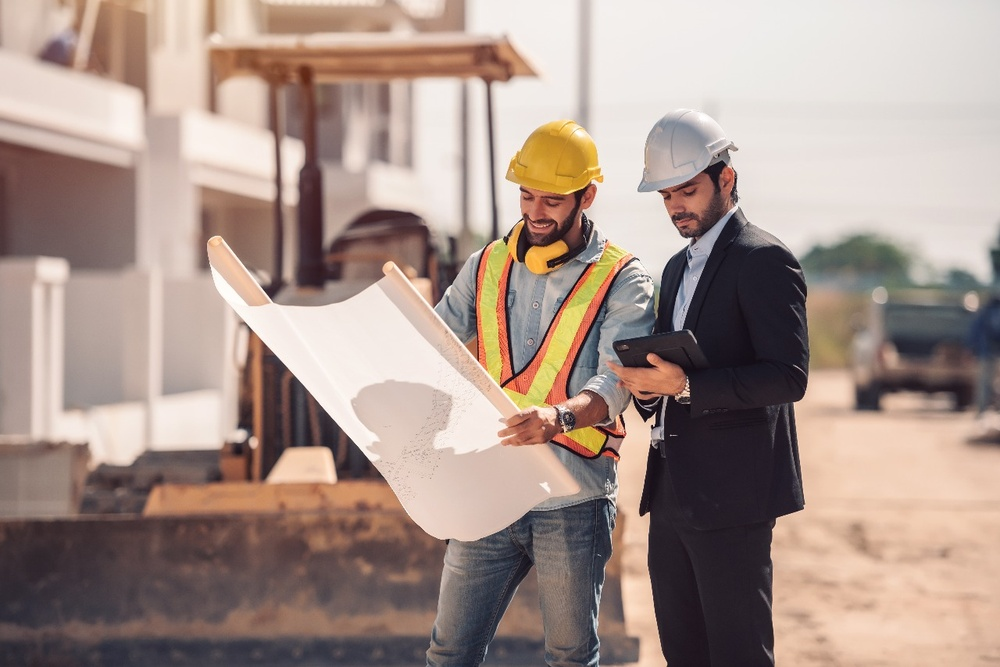
#> input picture backend/dummyData/WhatsApp Image 2025-11-13 at 22.59.45_5fa936a2.jpg, 1000 x 667 px, shrunk from 1280 x 854 before the run
$ python -i enhancment.py   (imports and definitions only)
#> lines starting #> are read from the running program, lines starting #| are printed output that depends on the picture
#> further down, picture is the input picture: shape (667, 1000, 3); mean B, G, R 139.1, 147.7, 167.2
# utils/enhancement.py
import cv2
import numpy as np

def apply_clahe(image, clipLimit=3.0, tileGridSize=(8,8)):
#> called with clipLimit = 3, tileGridSize = (8, 8)
    if image is None: return None
    if len(image.shape) == 2:
        image = cv2.cvtColor(image, cv2.COLOR_GRAY2BGR)
    lab = cv2.cvtColor(image, cv2.COLOR_BGR2LAB)
#> lab: shape (667, 1000, 3); mean of channels 0, 1, 2 157, 134.4, 135.1
    l, a, b = cv2.split(lab)
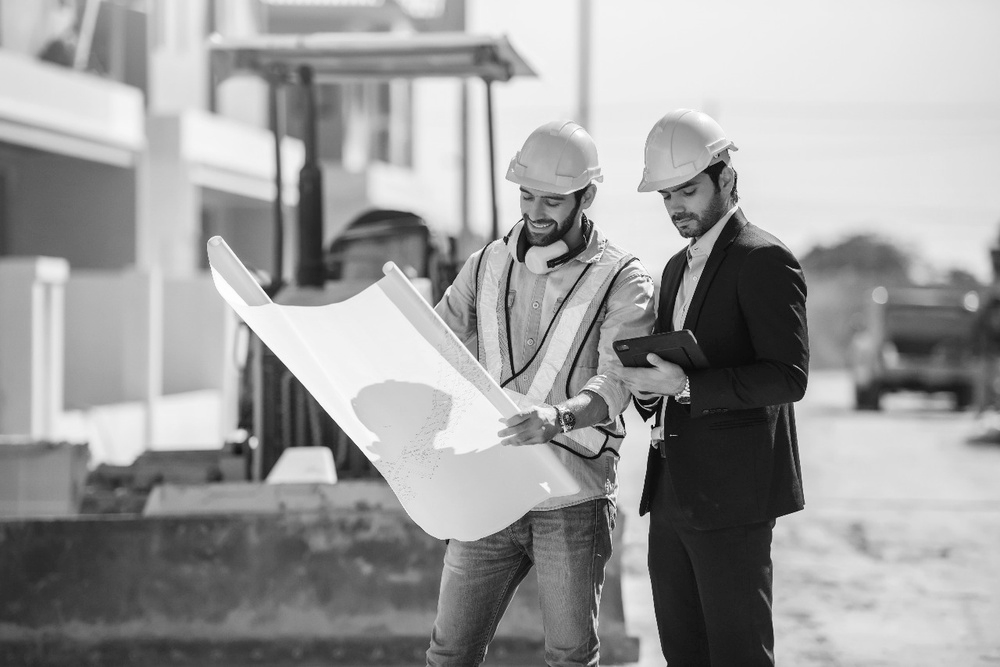
#> l: shape (667, 1000); min 1, max 255, mean 157
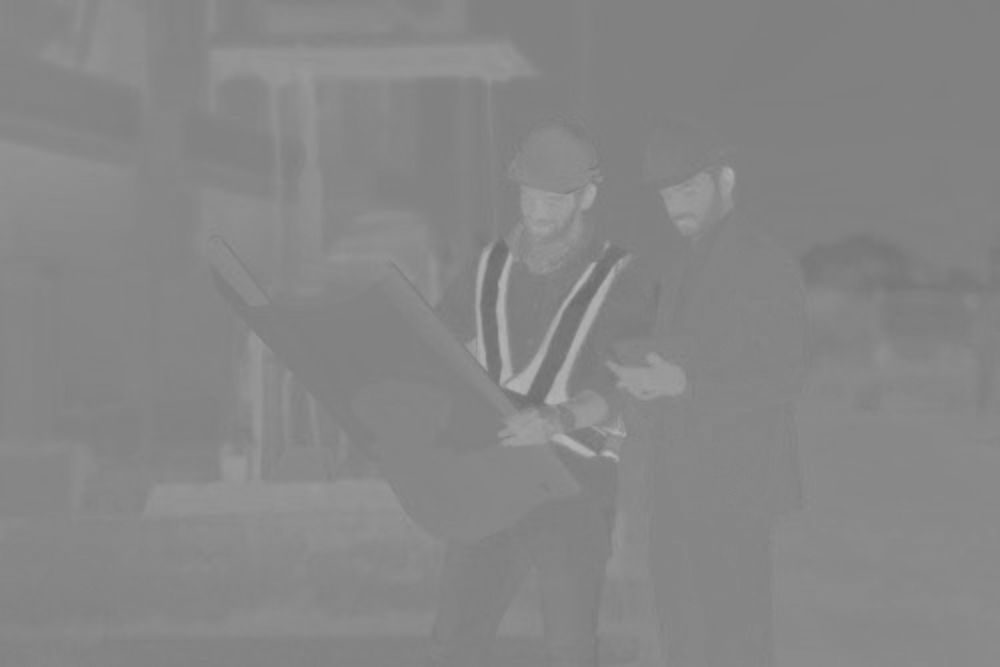
#> a: shape (667, 1000); min 109, max 182, mean 134.4
    clahe = cv2.createCLAHE(clipLimit=clipLimit, tileGridSize=tileGridSize)
    cl = clahe.apply(l)
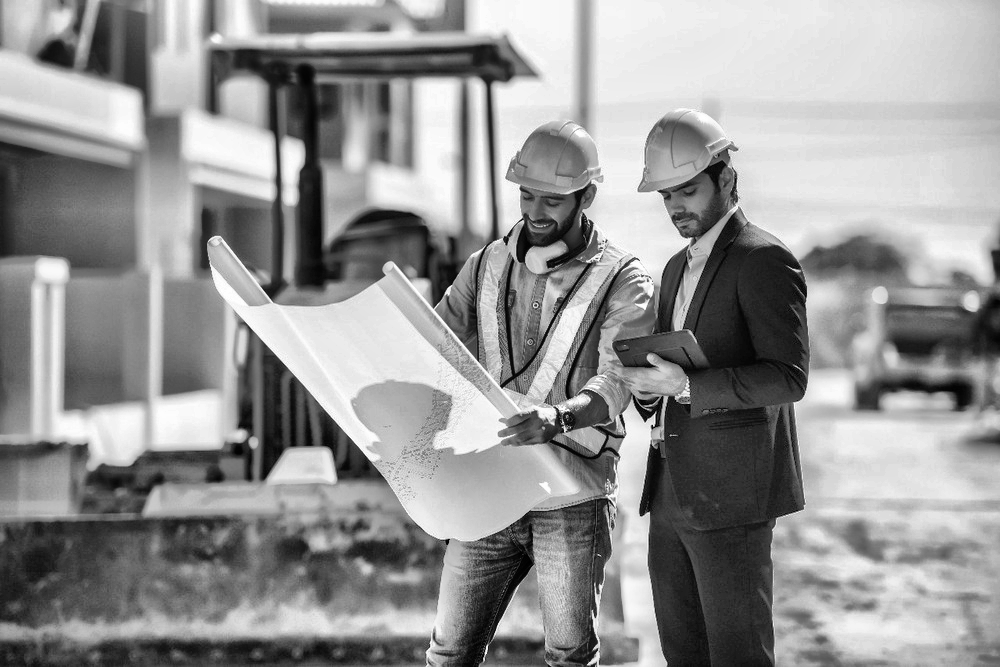
#> cl: shape (667, 1000); min 0, max 255, mean 147.8
    limg = cv2.merge((cl, a, b))
#> limg: shape (667, 1000, 3); mean of channels 0, 1, 2 147.8, 134.4, 135.1
    return cv2.cvtColor(limg, cv2.COLOR_LAB2BGR)
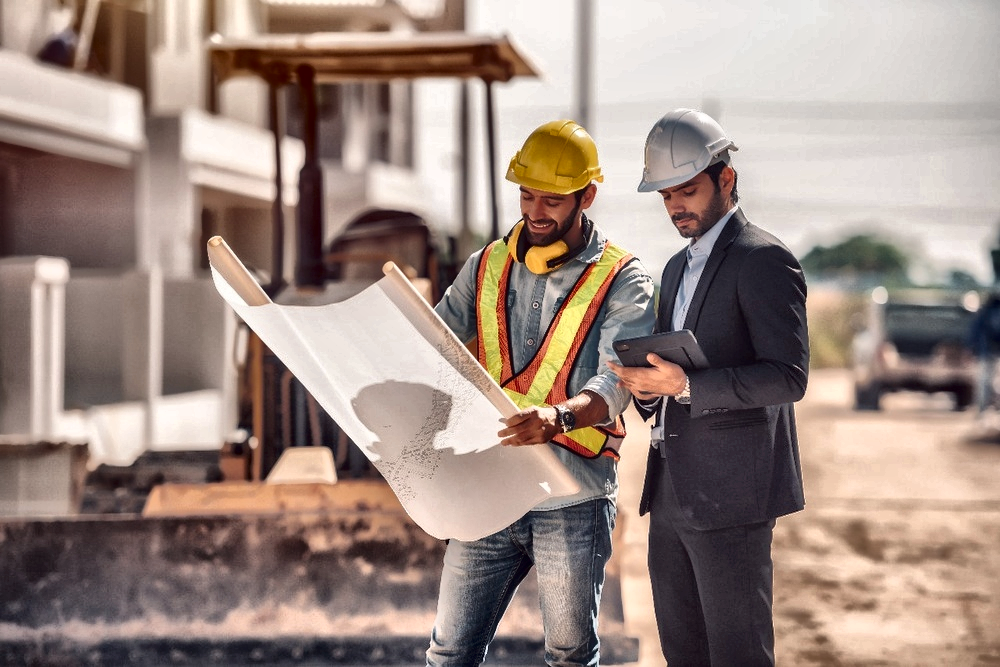
#> returned value: shape (667, 1000, 3); mean B, G, R 130.3, 138.8, 157.5

def apply_hist_equalization(image):
    if image is None: return None
    img_yuv = cv2.cvtColor(image, cv2.COLOR_BGR2YUV)
    img_yuv[:,:,0] = cv2.equalizeHist(img_yuv[:,:,0])
    return cv2.cvtColor(img_yuv, cv2.COLOR_YUV2BGR)

def apply_brightness_contrast(image, brightness=0, contrast=0):
    if image is None: return None
    beta = brightness
    alpha = 1.0 + (contrast / 100.0)
    out = cv2.convertScaleAbs(image, alpha=alpha, beta=beta)
    return out

def apply_contrast_stretching(image):
    if image is None: return None
    in_min = image.min()
    in_max = image.max()
    if in_max - in_min == 0:
        return image.copy()
    out = ((image - in_min) * (255.0 / (in_max - in_min))).astype('uint8')
    return out

def apply_enhancement(image, kind="CLAHE", **kwargs):
    kind = kind.upper()
    if kind == "CLAHE":
        return apply_clahe(image, **kwargs)
    if kind in ["HE", "HIST", "HIST_EQ"]:
        return apply_hist_equalization(image)
    if kind in ["BRIGHTNESS", "BC"]:
        return apply_brightness_contrast(image, brightness=kwargs.get("brightness",0), contrast=kwargs.get("contrast",0))
    if kind in ["CS", "CONTRAST_STRETCH"]:
        return apply_contrast_stretching(image)
    return image

>>> import cv2
>>> picture = cv2.imread('../dummyData/WhatsApp Image 2025-11-13 at 22.59.45_5fa936a2.jpg')
>>> result = apply_enhancement(picture)

$ run again, on backend/dummyData/WhatsApp Image 2025-11-13 at 22.59.46_3c294d55.jpg
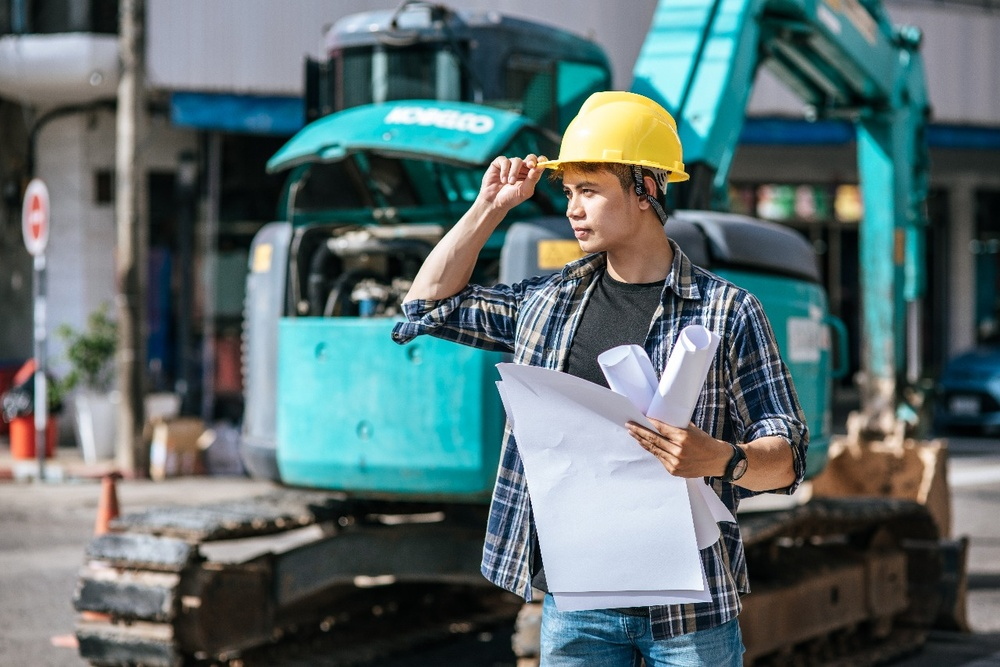
#> input picture backend/dummyData/WhatsApp Image 2025-11-13 at 22.59.46_3c294d55.jpg, 1000 x 667 px, shrunk from 1280 x 854 before the run
#> picture is the input picture: shape (667, 1000, 3); mean B, G, R 111.2, 110.1, 92.2
#> lab: shape (667, 1000, 3); mean of channels 0, 1, 2 112.7, 124, 126.2
#> in apply_clahe, `l, a, b = cv2.split(lab)`:
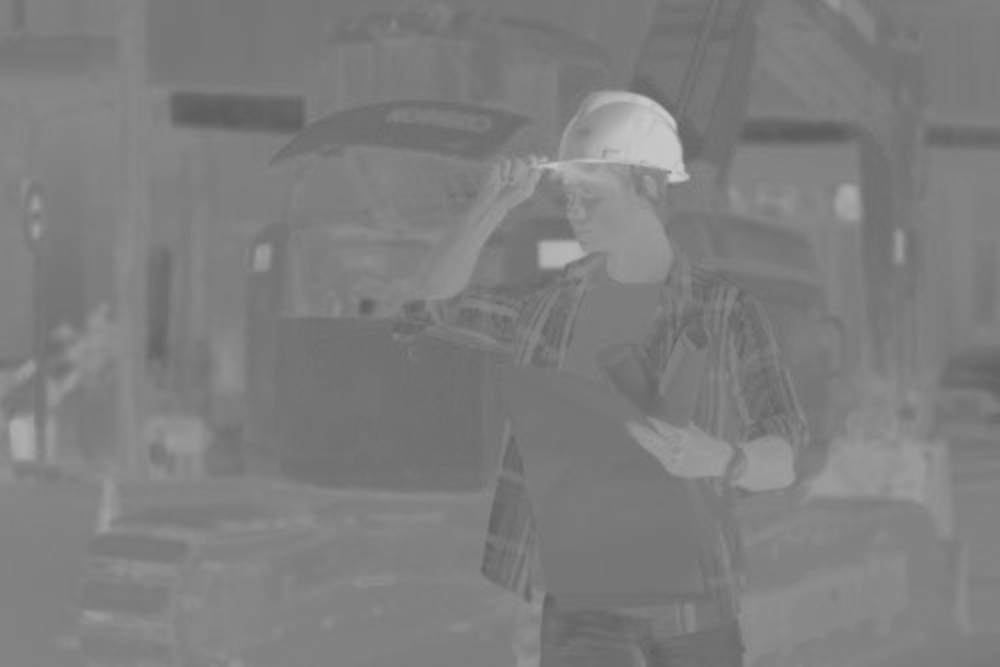
#> b: shape (667, 1000); min 91, max 202, mean 126.2
#> limg: shape (667, 1000, 3); mean of channels 0, 1, 2 127.1, 124, 126.2
#> in apply_clahe, `return cv2.cvtColor(limg, cv2.COLOR_LAB2BGR)`:
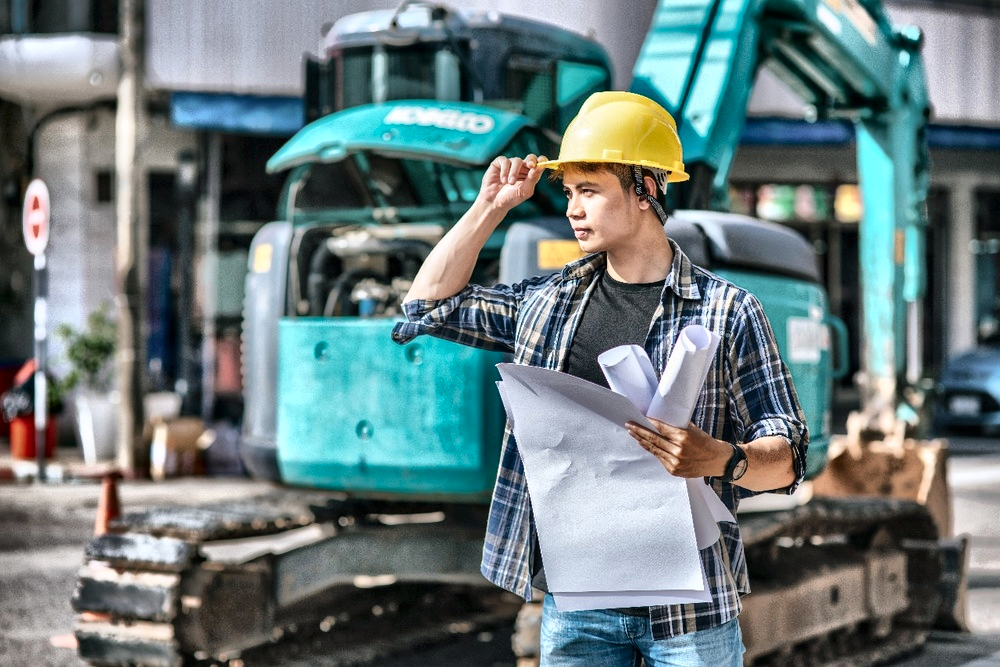
#> returned value: shape (667, 1000, 3); mean B, G, R 125.1, 124.3, 107.4

$ run again, on backend/dummyData/WhatsApp Image 2025-11-13 at 22.59.46_41008854.jpg
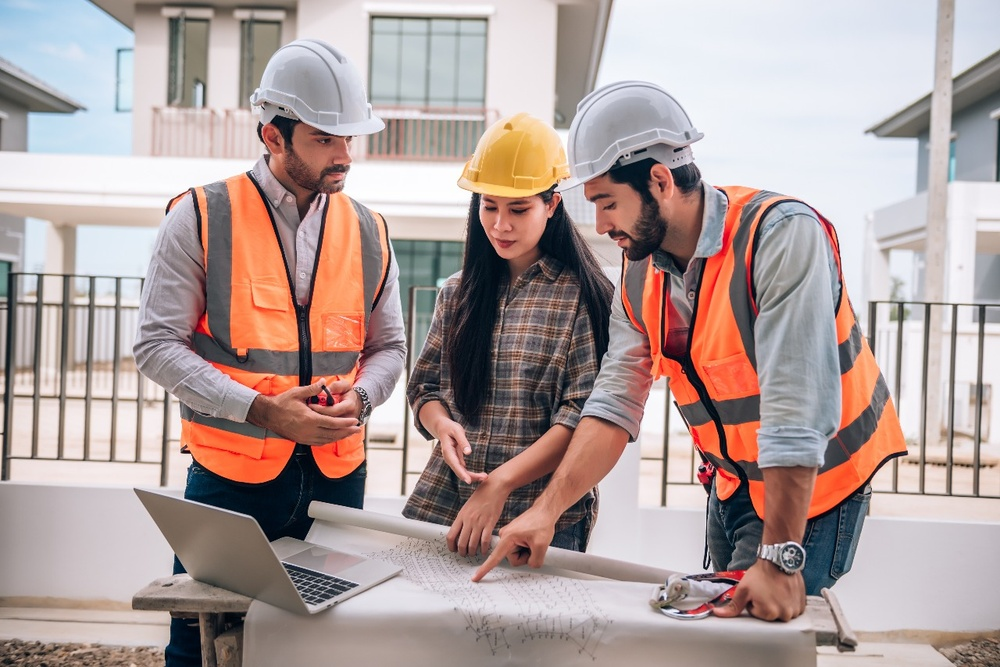
#> input picture backend/dummyData/WhatsApp Image 2025-11-13 at 22.59.46_41008854.jpg, 1000 x 667 px, shrunk from 1280 x 854 before the run
#> picture is the input picture: shape (667, 1000, 3); mean B, G, R 155.4, 158.2, 175.6
#> lab: shape (667, 1000, 3); mean of channels 0, 1, 2 168.5, 134.8, 132.5
#> in apply_clahe, `l, a, b = cv2.split(lab)`:
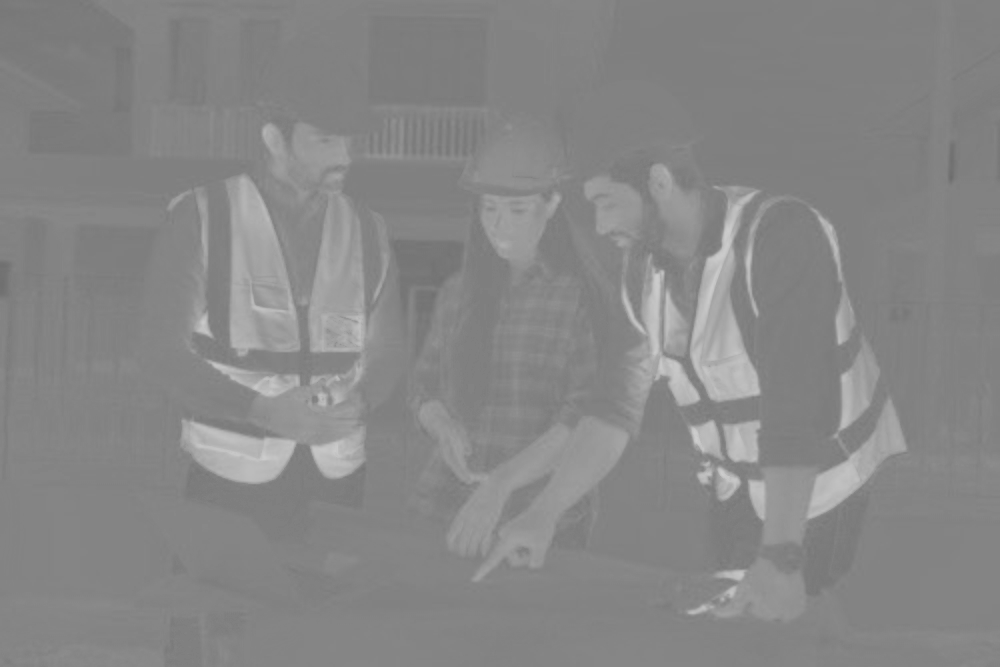
#> a: shape (667, 1000); min 109, max 207, mean 134.8
#> limg: shape (667, 1000, 3); mean of channels 0, 1, 2 150.5, 134.8, 132.5
#> in apply_clahe, `return cv2.cvtColor(limg, cv2.COLOR_LAB2BGR)`:
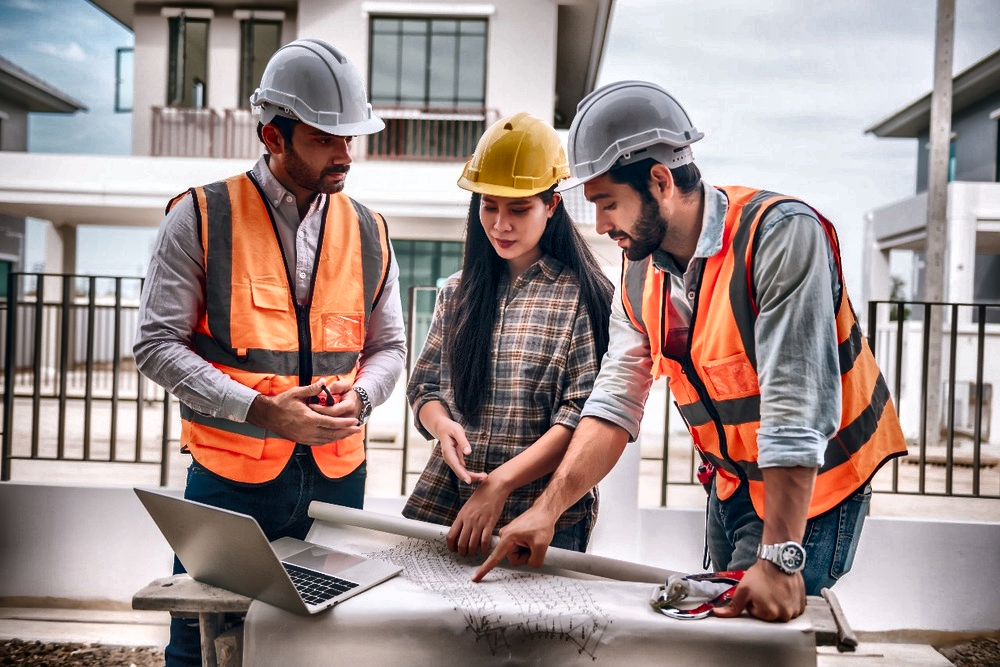
#> returned value: shape (667, 1000, 3); mean B, G, R 138, 140.6, 157.1

$ run again, on backend/dummyData/download.jpg
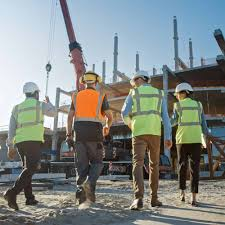
#> input picture backend/dummyData/download.jpg, 225 x 225 px
#> picture is the input picture: shape (225, 225, 3); mean B, G, R 134.6, 136.3, 129.9
#> lab: shape (225, 225, 3); mean of channels 0, 1, 2 141.3, 126.3, 128.7
#> in apply_clahe, `l, a, b = cv2.split(lab)`:
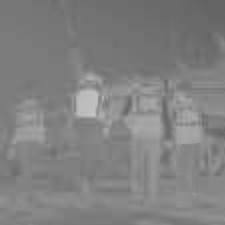
#> b: shape (225, 225); min 98, max 197, mean 128.7
#> limg: shape (225, 225, 3); mean of channels 0, 1, 2 149.1, 126.3, 128.7
#> in apply_clahe, `return cv2.cvtColor(limg, cv2.COLOR_LAB2BGR)`:
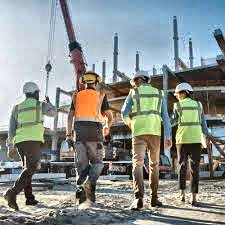
#> returned value: shape (225, 225, 3); mean B, G, R 142.5, 144.5, 137.9
